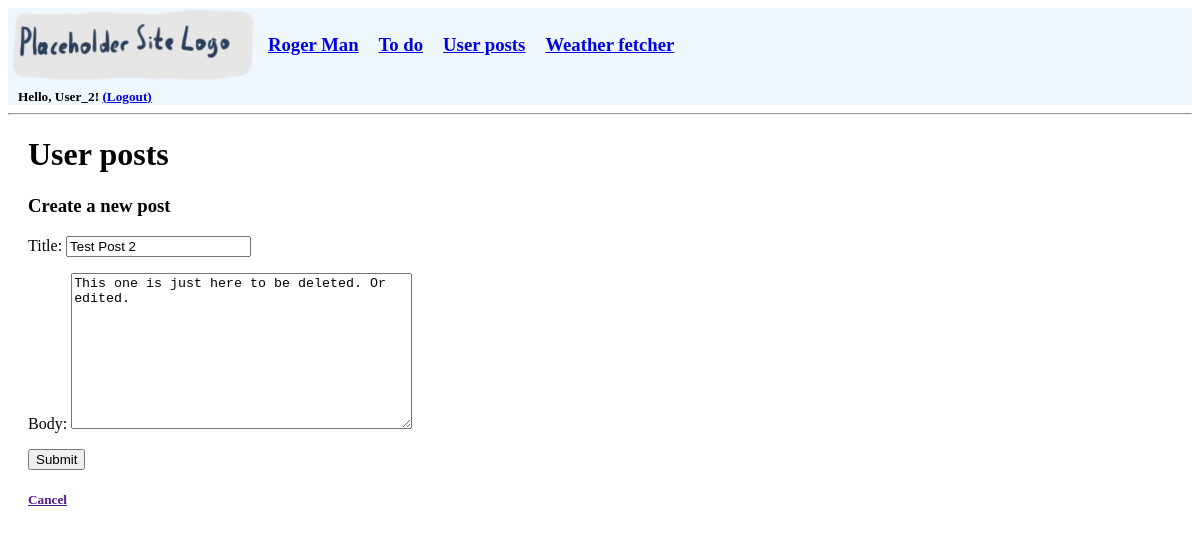
The app's page /posts/item_id=2/edit/ (signed in) with its own data.
### base_app/models.py (models this page shows, shortened)
class Post_op(models.Model): # Opening post
    id = models.AutoField(primary_key=True)
    poster = models.ForeignKey(User, on_delete=models.SET_NULL, null=True)
    title = models.CharField(max_length=100)
    body = models.TextField(max_length=300)
    updated = models.DateTimeField(auto_now=True) # Should refer to the last reply time
    created = models.DateTimeField(auto_now_add=True)
    participants = models.ManyToManyField(User, related_name='participants', blank=True) # I couldn't find a good way to make use of ManyToManyField
    class Meta:
        ordering = ['-updated', '-created'] # The '-' before the field inverts sorting order

### base_app/views.py (the view)
# urls.py: path('posts/item_id=<str:pk>/edit/', views.post_edit_op, name='post_edit'),
@login_required(login_url='login')
def post_edit_op(request, pk):
    post = Post_op.objects.get(id=pk)
    context = {'post': post, 'form': Form_Post_op(instance=post)}
    if request.user != post.poster: # Admins should be able to bypass this
        messages.error(request, "You do not have the rights for this")
        return redirect('post_post', pk=pk)
    if request.method == 'POST':
        form = Form_Post_op(request.POST, instance=post)
        if form.is_valid():
            form.save()
            return redirect('post_list')
    return render(request, 'base_app/posts_op_form.html', context)

### base_app/forms.py
class Form_Post_op(ModelForm):
    class Meta:
        model = Post_op
        fields = ['title', 'body']

### base_app/templates/base_app/posts_op_form.html (shortened to what this page needs)
{% extends 'main.html' %}
{% block content %}
<h1>User posts</h1>
<h3>Create a new post</h3>
<div>
    <form method="POST" action="">
        {{form.as_p}}
        <input type="submit" value="Submit">
    </form>
</div>
<div>
    <h5><a href="{{request.META.HTTP_REFERER}}">Cancel</a></h5>
</div>
{% endblock content %}

### templates/navbar.html (shortened to what this page needs)
<div class="navbar">
    <div class="navbar_container">
        {% load static %}
        <a href="/"><img src="{% static 'images/logo_placeholder.png' %}" title="Silly Navbar Logo" /></a>
        <h3><a href="{% url 'roger' %}">Roger Man</a></h3>
        <h3><a href="{% url 'todo_list' %}">To do</a></h3>
        <h3><a href="{% url 'post_list' %}">User posts</a></h3>
        <h3><a href="{% url 'weather_fetcher' %}">Weather fetcher</a></h3>
    </div>
    <div>
        {% if request.user.is_authenticated %}
        <h5>Hello, {{request.user}}! <a href="/logout/">(Logout)</a></h5>
        {% else %}
        <h5><a href="/login/">Login/Register</a></h5>
        {% endif %}
    </div>
</div>
<hr>

### static/css/main.css (style rules this page uses)
.navbar { background-color: aliceblue; text-align: left; }
.navbar h1, .navbar h3, .navbar h5 { display: inline; padding-left: 10px; padding-right: 10px; padding-bottom: 5px; }
.navbar_container { display: flex; align-items: center; }

### records on screen
Post_op: title "Test Post 2", body "This one is just here to be deleted. Or edited."

### other values on screen
{{ request.user }} "User_2"
